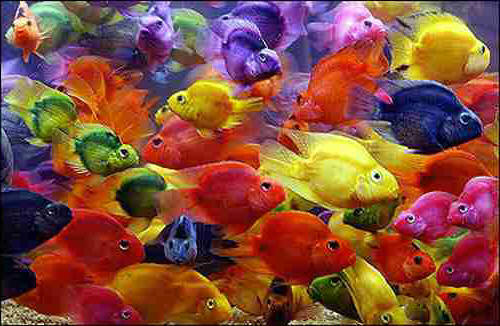
#> input picture HW4/proj4_code/data/fish.jpg, 500 x 326 px
$ jupyter execute Quantization-Student.ipynb   (shell and % lines are left out)
#> lines starting #> are read from the running program, lines starting #| are printed output that depends on the picture
### HW4/proj4_code/quantization_student.py
from sklearn.cluster import KMeans
import matplotlib.pyplot as plt
import skimage.color as color
from PIL import Image
import numpy as np

def computeQuantizationError(orig_img, quantized_img):
    err = np.inf
    ######################################################################################
    ##                                                                                  ##
    ## TODO: We will be calculating the quantization error by finding the sum of        ##
    ## squared difference between the original and quantized images. Implement a        ##
    ## vectorized version of this error metric.                                         ##
    ##                                                                                  ##
    ######################################################################################
    # err = np.sum(np.power((orig_img - quantized_img), 2 )) / (orig_img.shape[0] * orig_img[1] * orig_img[2])
    err = np.sum((orig_img[:,:,0:3] - quantized_img[:,:,0:3])**2)

    # raise NotImplementedError   #remove this line after you implement this function
    ######################################################################################
    return err


def quantizeRGB(origImage, k):
    random_state = 7

    ######################################################################################
    ##                                                                                  ##
    ## TODO: Quantize the RGB image along all 3 channels and assign the values of the   ##
    ## nearest cluster center to each pixel. Return the quantized image and cluster     ##
    ## centers. Use the random_state variable to defined above. Otherwise your answers  ##
    ## may not match the expected output.                                               ##
    ##                                                                                  ##
    ######################################################################################
    image = np.array(origImage, dtype=np.float64)
    w, h, d = image.shape
    image2 = np.reshape(image, (w*h, d))

    clus = KMeans(n_clusters = k)
    clus.fit(image2)

    meancolor = clus.cluster_centers_
    center = clus.predict(image2)

    imageclus = meancolor[center]
    imageout = np.reshape(imageclus, (w, h, 3))

    # raise NotImplementedError   #remove this line after you implement this function
    # return None # modify this to return the required outputs.
    return imageout, meancolor


def quantizeHSV(origImage, k):
    random_state = 7

    ######################################################################################
    ##                                                                                  ##
    ## TODO: Convert the image to HSV and quantize the Hue channel. assign the nearest  ##
    ## cluster center to each pixel. Return the quantized image and cluster centers.    ##
    ## Use the random_state variable to defined above. Otherwise your answers may not   ##
    ## match the expected output. Remember to convert the HSV image back to RGB.        ##
    ##                                                                                  ##
    ######################################################################################

    # raise NotImplementedError   #remove this line after you implement this function
    # return None # modify this to return the required outputs
    image = np.array(origImage, dtype=np.float64)
    w, h, d = image.shape

    hsv = color.rgb2hsv(origImage)
    hsv2 = np.copy(hsv)
    temp = np.reshape(hsv2[:,:,0],(-1,1))
    clus = KMeans(n_clusters=k)
    clus.fit(temp)
    label = clus.labels_
    meanH = clus.cluster_centers_
    for i in range(w * h):
        temp[i] = meanH[label[i]]
    hsv2[:,:,0] = np.reshape(temp, (w, h))
    imageout = color.hsv2rgb(hsv2)
    imageout = (255*imageout/np.amax(imageout)).astype(np.uint8)
    return imageout, meanH

### HW4/proj4_code/Quantization-Student.ipynb
[cell 1]
from sklearn.cluster import KMeans
import matplotlib.pyplot as plt
import skimage.color as color
from PIL import Image
import numpy as np
import random

from quantization_student import quantizeRGB, computeQuantizationError, quantizeHSV

[cell 2]
im = Image.open('data/fish.jpg')
#> im is the input picture: PIL image 500x326 RGB; mean R, G, B 132.5, 77.5, 60.6
im = np.asarray(im, dtype = np.double)
#> im: shape (326, 500, 3) float64
im.shape
#> Out = (326, 500, 3)

[cell 3]
def test_computeQuantizationError():
    np.random.seed(1)
    arr1 = 255*np.random.random((10, 10, 3))
    arr2 = 255*np.random.random((10, 10, 3))

    return computeQuantizationError(arr1, arr2)

res = test_computeQuantizationError()
if(np.isclose(res, 3349376.0074751126)):
    print("Unit test for computeQuantizationError() passes")

[cell 4]
def test_quantizeRGB():
    np.random.seed(7)
    k = 5
    img = np.array(255*np.random.random((20,20,3)), dtype=int)
    plt.imshow(img)
    plt.title("Original Image")
    plt.axis('off')

    quantized_img, cluster_center = quantizeRGB(img, k)

    fig, axis = plt.subplots(nrows=1, ncols=2)
    axis[0].axis('off')
    axis[0].imshow(np.array(quantized_img, dtype=int))
    axis[0].set_title("Quantized Image")

    axis[1].axis('off')
    axis[1].imshow(np.array(cluster_center[:, np.newaxis, :], dtype=int))
    axis[1].set_title("Cluster Centers")

    log_err = np.log(computeQuantizationError(img, quantized_img))
    print("Quantization Error = e^", log_err)
    return log_err

if(np.isclose(test_quantizeRGB(), 14.704940959444585, atol=1e-5, rtol=1e-3)):
    print("Unit Test for quantizeRGB() passes")
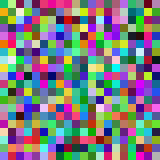
#> shown: shape (20, 20, 3) (shown 8 times larger); mean R, G, B 123.7, 124.1, 128.7
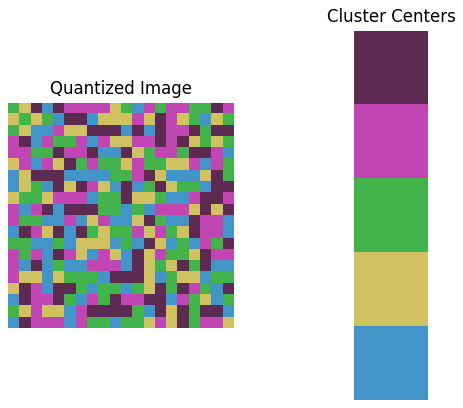
#> figure drawn by matplotlib, 2 panels

[cell 5]
def test_quantizeHSV():
    np.random.seed(7)
    k = 5
    img = np.array(255*np.random.random((20,20,3)), dtype=int)
    plt.imshow(img)
    plt.title("Original Image")
    plt.axis('off')

    quantized_img, cluster_center = quantizeHSV(img, k)

    fig, axis = plt.subplots(nrows=1, ncols=2)
    axis[0].axis('off')
    axis[0].imshow(np.array(quantized_img, dtype=int))
    axis[0].set_title("Quantized Image")

    axis[1].axis('off')
    axis[1].imshow(cluster_center, cmap='gray')
    axis[1].set_title("Cluster Centers")

    log_err = np.log(computeQuantizationError(img, quantized_img))
    print("Quantization Error = e^", log_err)

    return log_err

if(np.isclose(test_quantizeHSV(), 13.514133117537886, atol=1e-5, rtol=1e-3)):
    print("Unit test for quantizeHSV() passes")
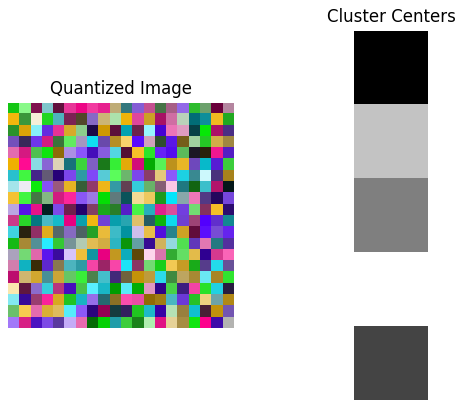
#> figure drawn by matplotlib, 2 panels

[cell 6]
def run_quantization(im, n_k, color_space='RGB'):
    ''' Performs color quantization on the input image for all
    the input number of clusters, assuming the input colorspace.

    Args:
        im: Input image, assumed to be an ndarray.
        n_k: list of cluster centers to perform quantization on.
        color_space: used to decide which function to call.

    Returns:
        quantized_imgs: list of quantized images
        cluster_centers: list of cluster centers of the generated
                         clusters at each k.
        quantization_errors: computed quantization error between
                             the generated image and original image.
    '''
#> called with color_space = 'RGB'
    quantized_imgs = []
    cluster_centers = []
    quantization_errors = []

    for k in n_k:
        if(color_space == 'RGB' or color_space == 'rgb'):
            quantized_img, cluster_center = quantizeRGB(im, k)
        elif(color_space == 'HSV' or color_space == 'hsv'):
            quantized_img, cluster_center = quantizeHSV(im, k)
        else:
            print("Error: Enter either \'RGB\' or \'HSV\' as a colorspace")
            return

        quantized_imgs.append(quantized_img)
        cluster_centers.append(cluster_center)
        quantization_errors.append(
            np.log(computeQuantizationError(im, quantized_img))
        )
#> this loop made 2 passes
#> (cluster_center, err in computeQuantizationError) on pass 1: ([[181.3, 145.3, 105.8], [109.3, 45.36, 39.15]], 1.02e+09)
#> err in computeQuantizationError on pass 2: 347055781.1
#> pass 1, in quantizeRGB (call 2), `imageout = np.reshape(imageclus, (w, h, 3))`:
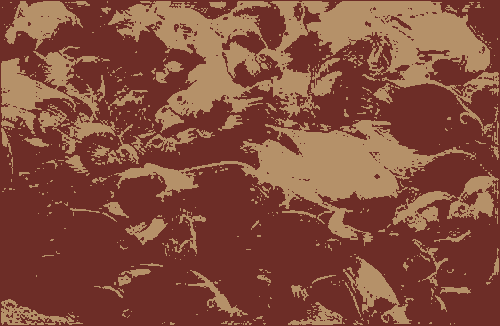
#> imageout: shape (326, 500, 3) float64; mean of channels 0, 1, 2 132.4, 77.4, 60.5; drawn as R, G, B
#> pass 2, in quantizeRGB (call 3), `imageout = np.reshape(imageclus, (w, h, 3))`:
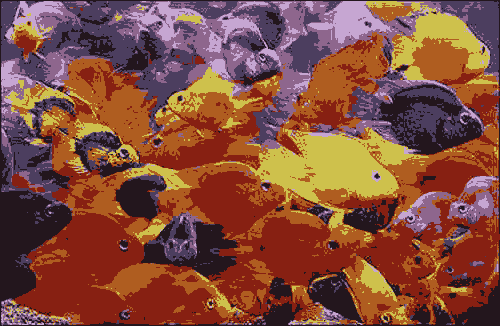
#> imageout: shape (326, 500, 3) float64; mean of channels 0, 1, 2 132.5, 77.5, 60.6; drawn as R, G, B
#> after the loop, cluster_centers = 2 items; quantization_errors = [20.74, 19.66]; quantized_imgs = 2 items

    nrows = int(np.ceil(len(n_k)/2))
#> nrows = 1
    ncols = 2
    fig,axes = plt.subplots(nrows = nrows, ncols = ncols, figsize=(nrows*10,20))

    for ax in axes.flatten():
        ax.axis('off')
#> this loop made 2 passes

    for i, k in enumerate(n_k):
        title = 'K = '+str(k)+", err = e^("+str(quantization_errors[i]) + ")"

        if(nrows > 1):
            axes[i//ncols, i%ncols].imshow(np.asarray(quantized_imgs[i], dtype=int))
            axes[i//ncols, i%ncols].set_title(title)
        else:
            axes[i].imshow(np.asarray(quantized_imgs[i], dtype=int))
            axes[i].set_title(title)
#> this loop made 2 passes
#> title on passes 1 to 2: 'K = 2, err = e^(20.741927262451828)', 'K = 7, err = e^(19.664996077382394)'

    plt.show()
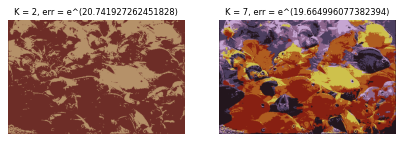
#> figure drawn by matplotlib, 2 panels

[cell 7]
run_quantization(im, n_k = [2, 7], color_space='RGB')

[cell 8]
run_quantization(im, n_k = [2, 7], color_space='HSV')
#> call 2 of run_quantization, with color_space = 'HSV'
#> the loop in run_quantization (call 2), `for k in n_k:` made 2 passes
#> (cluster_center, err in computeQuantizationError) on passes 1 to 2: ([0.0904, 0.804], 401053745), ([0.78, 0.0889, 0.954, 0.349, 0.167, 0.0263, 0.67], 41719846)
#> pass 1, in quantizeHSV (call 2), `imageout = color.hsv2rgb(hsv2)`:
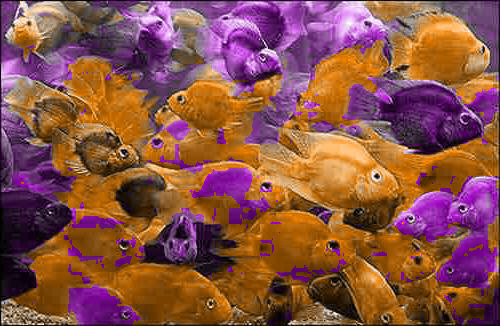
#> imageout: shape (326, 500, 3) float64; mean R, G, B 138.2, 82.7, 70.9
#> pass 2, in quantizeHSV (call 3), `imageout = color.hsv2rgb(hsv2)`:
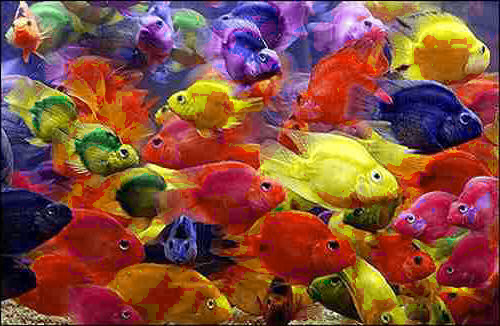
#> imageout: shape (326, 500, 3) float64; mean R, G, B 132.6, 77.9, 61
#> after the loop in run_quantization (call 2), `for k in n_k:`: cluster_centers = [[0.0904, 0.804], [0.78, 0.0889, 0.954, 0.349, 0.167, 0.0263, 0.67]]; quantization_errors = [19.81, 17.55]
#> the loop in run_quantization (call 2), `for ax in axes.flatten():` made 2 passes
#> the loop in run_quantization (call 2), `for i, k in enumerate(n_k):` made 2 passes
#> title on passes 1 to 2: 'K = 2, err = e^(19.80960600372139)', 'K = 7, err = e^(17.546487496814866)'
#> in run_quantization (call 2), `plt.show()`:
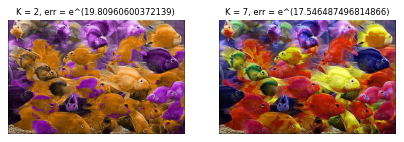
#> figure drawn by matplotlib, 2 panels
